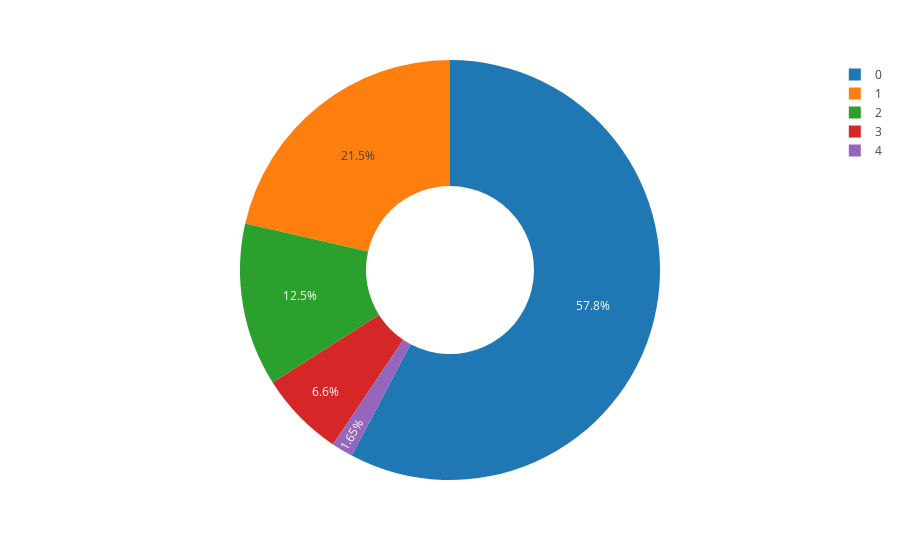

Source (notebook cell):
### Code cell
fig =  px.pie (df, names = "caa", hole = 0.4, template = "gridon")
fig.show ()

### Figure 1 — Plotly figure (JSON) as saved in the notebook; plotly's stock layout.template omitted (floating-point values rounded to 4 significant figures; data arrays with more than 128 entries replaced by an {"elided": "..."} marker saying what was removed)
{"data": [{"domain": {"x": [0, 1], "y": [0, 1]}, "hole": 0.4, "hovertemplate": "caa=%{label}<extra></extra>", "labels": {"elided": "303 int values"}, "legendgroup": "", "name": "", "showlegend": true, "type": "pie"}], "layout": {"legend": {"tracegroupgap": 0}, "margin": {"t": 60}}}
